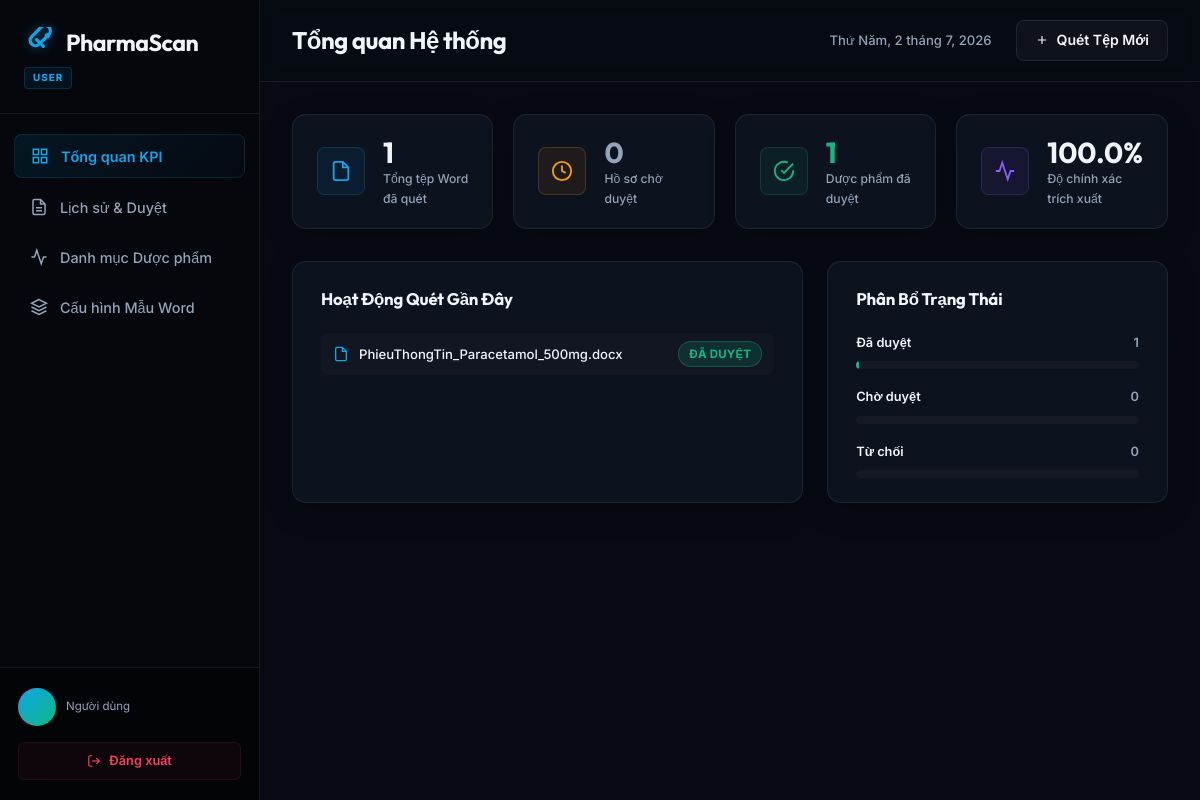
Screenshot of /user/dashboard/ (signed in) with the database file from the repository.
### coreapp/models.py (models this page shows, shortened)
class CustomUser(AbstractUser):
    ROLE_CHOICES = [
        ('USER', 'Người dùng'),
        ('ADMIN', 'Quản trị viên'),
    ]
    email = models.EmailField(unique=True, verbose_name="Địa chỉ Email")
    phone_number = models.CharField(max_length=15, blank=True, null=True, verbose_name="Số điện thoại")
    birth_date = models.DateField(null=True, blank=True, verbose_name="Ngày sinh")
    is_password_changed = models.BooleanField(default=False, verbose_name="Đã đổi mật khẩu")
    password_reset_required = models.BooleanField(default=False, verbose_name="Yêu cầu đặt lại mật khẩu")
    role = models.CharField(
        max_length=10,
        choices=ROLE_CHOICES,
        default='USER',
        verbose_name="Chức vụ / Vai trò"
    )
    USERNAME_FIELD = 'email'
    REQUIRED_FIELDS = ['username']
    class Meta:
        verbose_name = "Người dùng"
        verbose_name_plural = "Người dùng"
        indexes = [
            models.Index(fields=['email']),
            models.Index(fields=['role']),
        ]

### user/models.py (models this page shows, shortened)
class ScannedDocument(models.Model):
    STATUS_CHOICES = [
        ('pending', 'Chờ duyệt'),
        ('approved', 'Đã duyệt'),
        ('rejected', 'Từ chối'),
    ]
    user = models.ForeignKey(
        settings.AUTH_USER_MODEL, on_delete=models.CASCADE,
        verbose_name="Người quét"
    )
    file_name = models.CharField(max_length=255, verbose_name="Tên tệp")
    scanned_at = models.DateTimeField(default=timezone.now, verbose_name="Ngày quét")
    status = models.CharField(
        max_length=20, choices=STATUS_CHOICES,
        default='pending', verbose_name="Trạng thái"
    )
    accuracy_score = models.FloatField(default=0.0, verbose_name="Độ chính xác")
    medicine = models.OneToOneField(
        MedicineItem, on_delete=models.SET_NULL,
        null=True, blank=True, verbose_name="Dược phẩm"
    )
    reviewed_by = models.ForeignKey(
        settings.AUTH_USER_MODEL, on_delete=models.SET_NULL,
        null=True, blank=True, related_name='reviewed_docs',
        verbose_name="Người kiểm duyệt"
    )
    reviewed_at = models.DateTimeField(null=True, blank=True, verbose_name="Ngày duyệt")
    notes = models.TextField(blank=True, verbose_name="Ghi chú")
    class Meta:
        verbose_name = "Tài liệu đã quét"
        verbose_name_plural = "Tài liệu đã quét"
        ordering = ['-scanned_at']

### user/views.py (the view)
# urls.py: path('dashboard/', views.dashboard_view, name='dashboard'),
@login_required(login_url='login')
def dashboard_view(request):
    try:
        docs = ScannedDocument.objects.filter(user=request.user).select_related('medicine', 'reviewed_by')
        medicines = MedicineItem.objects.filter(
            scanneddocument__user=request.user
        ).distinct()
        total_scans = docs.count()
        pending_count = docs.filter(status='pending').count()
        approved_count = docs.filter(status='approved').count()
        rejected_count = docs.filter(status='rejected').count()
        latest_docs = docs.order_by('-scanned_at')[:10]
        pending_docs = docs.filter(status='pending').order_by('-scanned_at')[:20]
        approved_medicines = MedicineItem.objects.filter(
            scanneddocument__user=request.user,
            scanneddocument__status='approved'
        ).distinct().order_by('-created_at')[:20]
        avg_accuracy = 0
        if total_scans > 0:
            avg_accuracy = docs.filter(accuracy_score__gt=0).aggregate(Avg('accuracy_score'))['accuracy_score__avg'] or 0
            avg_accuracy = round(avg_accuracy, 1)
        context = {
            'total_scans': total_scans,
            'pending_count': pending_count,
            'approved_count': approved_count,
            'rejected_count': rejected_count,
            'avg_accuracy': avg_accuracy,
            'latest_docs': latest_docs,
            'pending_docs': pending_docs,
            'approved_medicines': approved_medicines,
        }
        return render(request, 'user/dashboard.html', context)
    except Exception as e:
        logger.error(f"Error loading dashboard: {str(e)}")
        messages.error(request, "Không thể tải dữ liệu dashboard")
        return render(request, 'user/dashboard.html', {})

### user/templates/user/dashboard.html (shortened to what this page needs)
{% extends 'user/base.html' %}
{% load static %}
{% block content %}
<div class="dashboard-wrapper w-full">
    <aside class="db-sidebar">
        <div class="db-sidebar-brand">
            <a href="{% url 'home' %}" class="logo">
                <span class="logo-text">Pharma<span class="highlight">Scan</span></span>
            </a>
            <span class="db-role-badge">{{ request.user.role }}</span>
        </div>
        <nav class="db-sidebar-menu">
            <button class="db-menu-item active" data-tab="tab-overview">
                <svg class="menu-icon" viewBox="0 0 24 24" fill="none" stroke="currentColor" stroke-width="2"><rect x="3" y="3" width="7" height="7"></rect><rect x="14" y="3" width="7" height="7"></rect><rect x="14" y="14" width="7" height="7"></rect><rect x="3" y="14" width="7" height="7"></rect></svg>
                <span>Tổng quan KPI</span>
            </button>
            <button class="db-menu-item" data-tab="tab-scans">
                <svg class="menu-icon" viewBox="0 0 24 24" fill="none" stroke="currentColor" stroke-width="2"><path d="M14 2H6a2 2 0 0 0-2 2v16a2 2 0 0 0 2 2h12a2 2 0 0 0 2-2V8z"></path><polyline points="14 2 14 8 20 8"></polyline><line x1="16" y1="13" x2="8" y2="13"></line><line x1="16" y1="17" x2="8" y2="17"></line></svg>
                <span>Lịch sử & Duyệt</span>
            </button>
            <button class="db-menu-item" data-tab="tab-medicines">
                <svg class="menu-icon" viewBox="0 0 24 24" fill="none" stroke="currentColor" stroke-width="2"><path d="M22 12h-4l-3 9L9 3l-3 9H2"></path></svg>
                <span>Danh mục Dược phẩm</span>
            </button>
            <button class="db-menu-item" data-tab="tab-templates">
                <svg class="menu-icon" viewBox="0 0 24 24" fill="none" stroke="currentColor" stroke-width="2"><polygon points="12 2 2 7 12 12 22 7 12 2"></polygon><polyline points="2 17 12 22 22 17"></polyline><polyline points="2 12 12 17 22 12"></polyline></svg>
                <span>Cấu hình Mẫu Word</span>
            </button>
        </nav>
        <div class="db-sidebar-footer">
            <div class="user-profile-flex">
                <div class="avatar">{{ request.user.username|first|upper }}</div>
                <div class="user-info">
                    <span class="user-role">{{ request.user.get_role_display }}</span>
                </div>
            </div>
            <a href="{% url 'logout' %}" class="btn-logout" title="Đăng xuất">
                <svg viewBox="0 0 24 24" fill="none" stroke="currentColor" stroke-width="2"><path d="M9 21H5a2 2 0 0 1-2-2V5a2 2 0 0 1 2-2h4"></path><polyline points="16 17 21 12 16 7"></polyline><line x1="21" y1="12" x2="9" y2="12"></line></svg>
                <span>Đăng xuất</span>
            </a>
        </div>
    </aside>
    <main class="db-main">
        <header class="db-navbar">
            <div class="db-nav-left"><h2 id="db-tab-title">Tổng quan Hệ thống</h2></div>
            <div class="db-nav-right">
                <div class="db-date-today" id="db-live-date"></div>
                <div class="db-nav-action-buttons">
                    <a href="{% url 'scan_demo' %}" class="btn btn-secondary btn-nav">
                        <svg viewBox="0 0 24 24" fill="none" stroke="currentColor" stroke-width="2" style="width: 14px; height:14px;"><line x1="12" y1="5" x2="12" y2="19"></line><line x1="5" y1="12" x2="19" y2="12"></line></svg>
                        <span>Quét Tệp Mới</span>
                    </a>
                </div>
            </div>
        </header>
        <div class="db-content-scroll">
            <div class="db-tab-pane active" id="tab-overview">
                <div class="kpi-grid">
                    <div class="kpi-card glass-card">
                        <div class="kpi-icon-wrapper blue">
                            <svg viewBox="0 0 24 24" fill="none" stroke="currentColor" stroke-width="2"><path d="M14 2H6a2 2 0 0 0-2 2v16a2 2 0 0 0 2 2h12a2 2 0 0 0 2-2V8z"></path><polyline points="14 2 14 8 20 8"></polyline></svg>
                        </div>
                        <div class="kpi-details">
                            <span class="kpi-num" id="kpi-total">{{ total_scans }}</span>
                            <span class="kpi-label">Tổng tệp Word đã quét</span>
                        </div>
                    </div>
                    <div class="kpi-card glass-card" id="kpi-pending-card">
                        <div class="kpi-icon-wrapper orange {% if pending_count > 0 %}pulse-icon{% endif %}">
                            <svg viewBox="0 0 24 24" fill="none" stroke="currentColor" stroke-width="2"><circle cx="12" cy="12" r="10"></circle><polyline points="12 6 12 12 16 14"></polyline></svg>
                        </div>
                        <div class="kpi-details">
                            <span class="kpi-num" id="kpi-pending" style="color: {% if pending_count > 0 %}#f59e0b{% else %}var(--text-muted){% endif %};">{{ pending_count }}</span>
                            <span class="kpi-label">Hồ sơ chờ duyệt</span>
                        </div>
                    </div>
                    <div class="kpi-card glass-card">
                        <div class="kpi-icon-wrapper green">
                            <svg viewBox="0 0 24 24" fill="none" stroke="currentColor" stroke-width="2"><path d="M22 11.08V12a10 10 0 1 1-5.93-9.14"></path><polyline points="22 4 12 14.01 9 11.01"></polyline></svg>
                        </div>
                        <div class="kpi-details">
                            <span class="kpi-num" id="kpi-approved" style="color: var(--success);">{{ approved_count }}</span>
                            <span class="kpi-label">Dược phẩm đã duyệt</span>
                        </div>
                    </div>
                    <div class="kpi-card glass-card">
                        <div class="kpi-icon-wrapper purple">
                            <svg viewBox="0 0 24 24" fill="none" stroke="currentColor" stroke-width="2"><path d="M22 12h-4l-3 9L9 3l-3 9H2"></path></svg>
                        </div>
                        <div class="kpi-details">
                            <span class="kpi-num">{{ avg_accuracy }}%</span>
                            <span class="kpi-label">Độ chính xác trích xuất</span>
                        </div>
                    </div>
                </div>
                <div class="charts-grid">
                    <div class="card glass-card chart-container-card">
                        <h4 class="chart-card-title">Hoạt Động Quét Gần Đây</h4>
                        {% if latest_docs %}
                        <div style="display:flex;flex-direction:column;gap:12px;">
                            {% for doc in latest_docs|slice:":5" %}
                            <div style="display:flex;align-items:center;justify-content:space-between;padding:8px 12px;background:rgba(255,255,255,0.02);border-radius:8px;">
                                <div style="display:flex;align-items:center;gap:10px;min-width:0;flex:1;">
                                    <svg viewBox="0 0 24 24" fill="none" stroke="currentColor" stroke-width="2" style="width:16px;height:16px;flex-shrink:0;color:var(--primary);"><path d="M14 2H6a2 2 0 0 0-2 2v16a2 2 0 0 0 2 2h12a2 2 0 0 0 2-2V8z"></path><polyline points="14 2 14 8 20 8"></polyline></svg>
                                    <span style="font-size:0.82rem;font-weight:500;overflow:hidden;text-overflow:ellipsis;white-space:nowrap;">{{ doc.file_name }}</span>
                                </div>
                                <span class="status-pill {% if doc.status == 'pending' %}pill-pending{% elif doc.status == 'approved' %}pill-approved{% else %}pill-rejected{% endif %}">{{ doc.get_status_display }}</span>
                            </div>
                            {% endfor %}
                        </div>
                        {% else %}
                        <p style="color:var(--text-muted);font-size:0.88rem;text-align:center;padding:40px 0;">Chưa có dữ liệu quét nào.</p>
                        {% endif %}
                    </div>
                    <div class="card glass-card chart-container-card">
                        <h4 class="chart-card-title">Phân Bổ Trạng Thái</h4>
                        <div class="distribution-list">
                            <div class="dist-row">
                                <div class="dist-labels"><span class="name">Đã duyệt</span><span class="pct">{{ approved_count }}</span></div>
                                <div class="dist-progress-bar"><div class="progress" style="width: {{ approved_count|default:0 }}%; background-color: var(--success);"></div></div>
                            </div>
                            <div class="dist-row">
                                <div class="dist-labels"><span class="name">Chờ duyệt</span><span class="pct">{{ pending_count }}</span></div>
                                <div class="dist-progress-bar"><div class="progress" style="width: {{ pending_count|default:0 }}%; background-color: #f59e0b;"></div></div>
                            </div>
                            <div class="dist-row">
                                <div class="dist-labels"><span class="name">Từ chối</span><span class="pct">{{ rejected_count }}</span></div>
                                <div class="dist-progress-bar"><div class="progress" style="width: {{ rejected_count|default:0 }}%; background-color: var(--danger);"></div></div>
                            </div>
                        </div>
                    </div>
                </div>
            </div>
        </div>
    </main>
</div>
{% endblock %}

### user/templates/user/dashboard.html (style rules this page uses)
body { padding-top: 0 !important; background-color: var(--bg-dark); }
.status-pill { font-size: 0.72rem; font-weight: 700; padding: 3px 10px; border-radius: 20px; white-space: nowrap; }
.pill-approved { background: rgba(16, 185, 129, 0.15); color: var(--success); border: 1px solid rgba(16, 185, 129, 0.3); }

### rows the page displays
CustomUser: user.role "USER", user.role "Người dùng"
ScannedDocument: file_name "PhieuThongTin_Paracetamol_500mg.docx", status "ĐÃ DUYỆT"

### other values shown
{{ total_scans }} "1"
{{ pending_count }} "0"
{{ approved_count }} "1"
{{ avg_accuracy }} "100.0"
{{ rejected_count }} "0"
